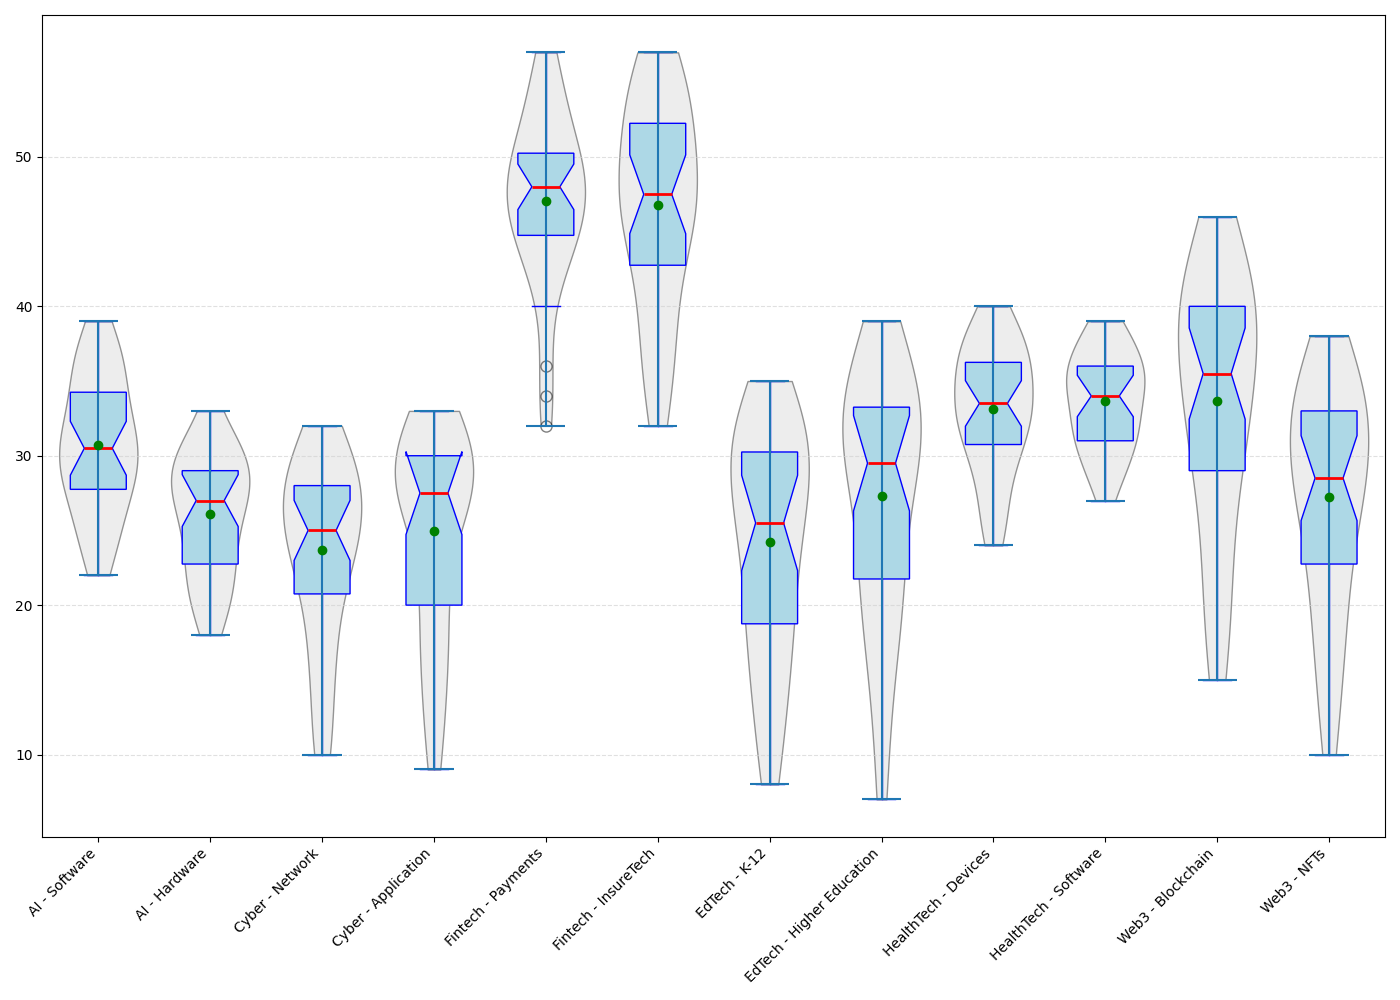

Write the Python code that produced this figure.
import matplotlib.pyplot as plt
import numpy as np

# Updated sectors list with new additions
sectors = ['AI - Software', 'AI - Hardware', 'Cyber - Network', 'Cyber - Application', 
           'Fintech - Payments', 'Fintech - InsureTech', 'EdTech - K-12', 'EdTech - Higher Education',
           'HealthTech - Devices', 'HealthTech - Software', 'Web3 - Blockchain', 'Web3 - NFTs']

# Synthetic growth data for each sector
ai_software_growth = [22, 24, 23, 25, 27, 30, 28, 25, 27, 26, 29, 31,
                      28, 32, 29, 30, 31, 33, 30, 31, 35, 29, 34, 37, 36, 35, 33, 32, 36, 37, 38, 39]
ai_hardware_growth = [18, 19, 22, 20, 21, 25, 24, 22, 23, 24, 20, 26,
                      27, 29, 22, 28, 30, 26, 28, 25, 27, 29, 31, 30, 32, 29, 31, 28, 30, 33, 29, 27]

cyber_network_growth = [10, 12, 11, 15, 18, 17, 16, 20, 22, 25, 27, 28,
                        26, 23, 22, 24, 26, 25, 23, 21, 25, 28, 29, 30, 31, 29, 32, 30, 31, 28, 26, 27]
cyber_app_growth = [9, 11, 13, 14, 16, 20, 17, 18, 20, 21, 24, 26,
                    27, 28, 29, 30, 28, 27, 26, 29, 32, 31, 33, 30, 29, 31, 32, 33, 30, 28, 29, 27]

fintech_payments_growth = [36, 34, 32, 40, 45, 43, 47, 44, 48, 45, 46, 49,
                           42, 44, 46, 48, 50, 47, 45, 49, 51, 53, 50, 48, 52, 55, 57, 54, 56, 52, 49, 48]
fintech_insuretech_growth = [38, 39, 35, 32, 34, 37, 40, 42, 45, 48, 44, 43,
                             46, 45, 47, 50, 53, 55, 52, 54, 56, 53, 57, 56, 55, 51, 50, 48, 47, 46, 48, 50]

edtech_k12_growth = [8, 10, 12, 15, 18, 16, 13, 17, 19, 22, 20, 21,
                     23, 25, 24, 26, 28, 30, 27, 25, 29, 31, 34, 32, 28, 30, 29, 33, 31, 35, 33, 32]
edtech_higher_growth = [7, 11, 14, 16, 19, 21, 23, 18, 20, 24, 27, 25,
                        22, 28, 29, 30, 32, 34, 33, 35, 37, 36, 31, 33, 38, 39, 34, 31, 30, 29, 32, 35]

healthtech_devices_growth = [25, 26, 24, 28, 29, 30, 27, 31, 34, 32, 30, 33,
                             36, 37, 35, 34, 38, 40, 39, 37, 35, 36, 31, 33, 32, 37, 39, 38, 36, 34, 32, 33]
healthtech_software_growth = [27, 29, 30, 28, 31, 32, 33, 35, 37, 36, 35, 38,
                              39, 37, 36, 35, 34, 33, 32, 31, 30, 29, 34, 32, 35, 37, 38, 39, 36, 35, 33, 31]

# New made-up data series
web3_blockchain_growth = [15, 17, 19, 21, 24, 23, 26, 29, 33, 32, 31, 30,
                          29, 34, 32, 35, 37, 36, 39, 38, 40, 42, 45, 43, 44, 46, 41, 39, 38, 37, 42, 40]
web3_nfts_growth = [10, 13, 14, 17, 19, 18, 20, 22, 26, 25, 24, 23,
                    28, 27, 29, 32, 31, 30, 28, 27, 30, 33, 34, 36, 38, 37, 35, 33, 32, 31, 34, 36]

# Compile all data for plotting
growth_data = [
    ai_software_growth, ai_hardware_growth,
    cyber_network_growth, cyber_app_growth,
    fintech_payments_growth, fintech_insuretech_growth,
    edtech_k12_growth, edtech_higher_growth,
    healthtech_devices_growth, healthtech_software_growth,
    web3_blockchain_growth, web3_nfts_growth
]

fig, ax = plt.subplots(figsize=(14, 10))

# Plot adjustments to accommodate new data
bp = ax.boxplot(growth_data, vert=True, notch=True, patch_artist=True,
                boxprops=dict(facecolor='lightblue', color='blue'),
                whiskerprops=dict(color='blue'),
                capprops=dict(color='blue'),
                medianprops=dict(color='red', linewidth=2),
                flierprops=dict(marker='o', color='blue', markersize=8, alpha=0.5))

parts = ax.violinplot(growth_data, showmeans=False, showmedians=False, widths=0.7)
for pc in parts['bodies']:
    pc.set_facecolor('lightgrey')
    pc.set_edgecolor('black')
    pc.set_alpha(0.4)

means = [np.mean(data) for data in growth_data]
ax.scatter(range(1, len(means) + 1), means, color='green', zorder=3)

ax.yaxis.grid(True, linestyle='--', which='major', color='lightgrey', alpha=0.7)

# Update x-ticks to accommodate new groups
ax.set_xticks(range(1, len(sectors) + 1))
ax.set_xticklabels(sectors, rotation=45, ha='right')

plt.tight_layout()
plt.show()
